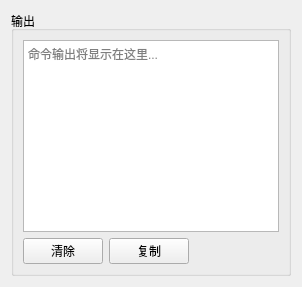
             <widget class="QWidget" name="toolsPanelWidget">
              <layout class="QVBoxLayout" name="verticalLayout_6">
               <item>
                <widget class="QGroupBox" name="outGroup">
                 <property name="title">
                  <string>输出</string>
                 </property>
                 <layout class="QVBoxLayout" name="outLayout">
                  <item>
                   <widget class="QTextEdit" name="output">
                    <property name="readOnly">
                     <bool>true</bool>
                    </property>
                    <property name="placeholderText">
                     <string>命令输出将显示在这里...</string>
                    </property>
                   </widget>
                  </item>
                  <item>
                   <layout class="QHBoxLayout" name="outBtnRow">
                    <item>
                     <widget class="QPushButton" name="btnClear">
                      <property name="text">
                       <string>清除</string>
                      </property>
                     </widget>
                    </item>
                    <item>
                     <widget class="QPushButton" name="btnCopy">
                      <property name="text">
                       <string>复制</string>
                      </property>
                     </widget>
                    </item>
                    <item>
                     <spacer name="outBtnSpacer">
                      <property name="orientation">
                       <enum>Qt::Orientation::Horizontal</enum>
                      </property>
                      <property name="sizeHint" stdset="0">
                       <size>
                        <width>40</width>
                        <height>20</height>
                       </size>
                      </property>
                     </spacer>
                    </item>
                   </layout>
                  </item>
                 </layout>
                </widget>
               </item>
              </layout>
             </widget>
